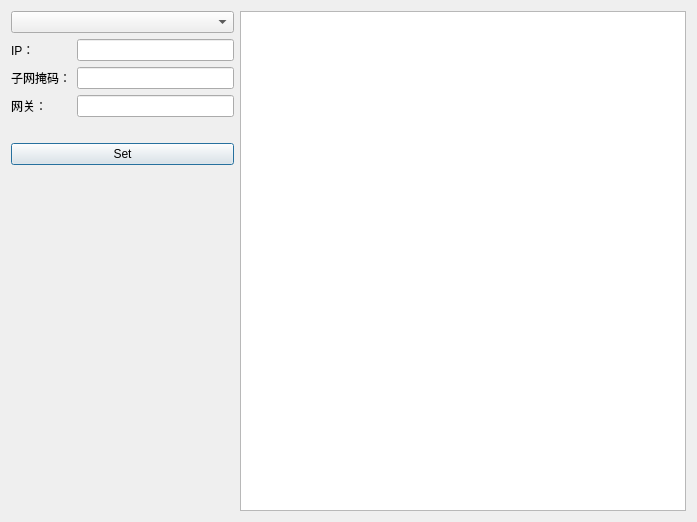
<?xml version="1.0" encoding="UTF-8"?>
<ui version="4.0">
 <class>frmModifyNetworkIP</class>
 <widget class="QDialog" name="frmModifyNetworkIP">
  <property name="geometry">
   <rect>
    <x>0</x>
    <y>0</y>
    <width>697</width>
    <height>522</height>
   </rect>
  </property>
  <property name="windowTitle">
   <string>frmModifyNetworkIP</string>
  </property>
  <layout class="QHBoxLayout" name="horizontalLayout" stretch="1,2">
   <item>
    <layout class="QVBoxLayout" name="verticalLayout">
     <item>
      <widget class="QComboBox" name="comboBox"/>
     </item>
     <item>
      <layout class="QGridLayout" name="gridLayout">
       <item row="0" column="0">
        <widget class="QLabel" name="label_2">
         <property name="text">
          <string>IP：</string>
         </property>
        </widget>
       </item>
       <item row="0" column="1">
        <widget class="QLineEdit" name="lineEdit_ip"/>
       </item>
       <item row="1" column="0">
        <widget class="QLabel" name="label_3">
         <property name="text">
          <string>子网掩码：</string>
         </property>
        </widget>
       </item>
       <item row="1" column="1">
        <widget class="QLineEdit" name="lineEdit_mask"/>
       </item>
       <item row="2" column="0">
        <widget class="QLabel" name="label_4">
         <property name="text">
          <string>网关：</string>
         </property>
        </widget>
       </item>
       <item row="2" column="1">
        <widget class="QLineEdit" name="lineEdit_gateway"/>
       </item>
      </layout>
     </item>
     <item>
      <widget class="QLabel" name="label">
       <property name="text">
        <string/>
       </property>
      </widget>
     </item>
     <item>
      <widget class="QPushButton" name="pushButton">
       <property name="text">
        <string>Set</string>
       </property>
      </widget>
     </item>
     <item>
      <spacer name="verticalSpacer">
       <property name="orientation">
        <enum>Qt::Vertical</enum>
       </property>
       <property name="sizeHint" stdset="0">
        <size>
         <width>20</width>
         <height>40</height>
        </size>
       </property>
      </spacer>
     </item>
    </layout>
   </item>
   <item>
    <widget class="QTextEdit" name="textEdit"/>
   </item>
  </layout>
 </widget>
 <resources/>
 <connections/>
</ui>
